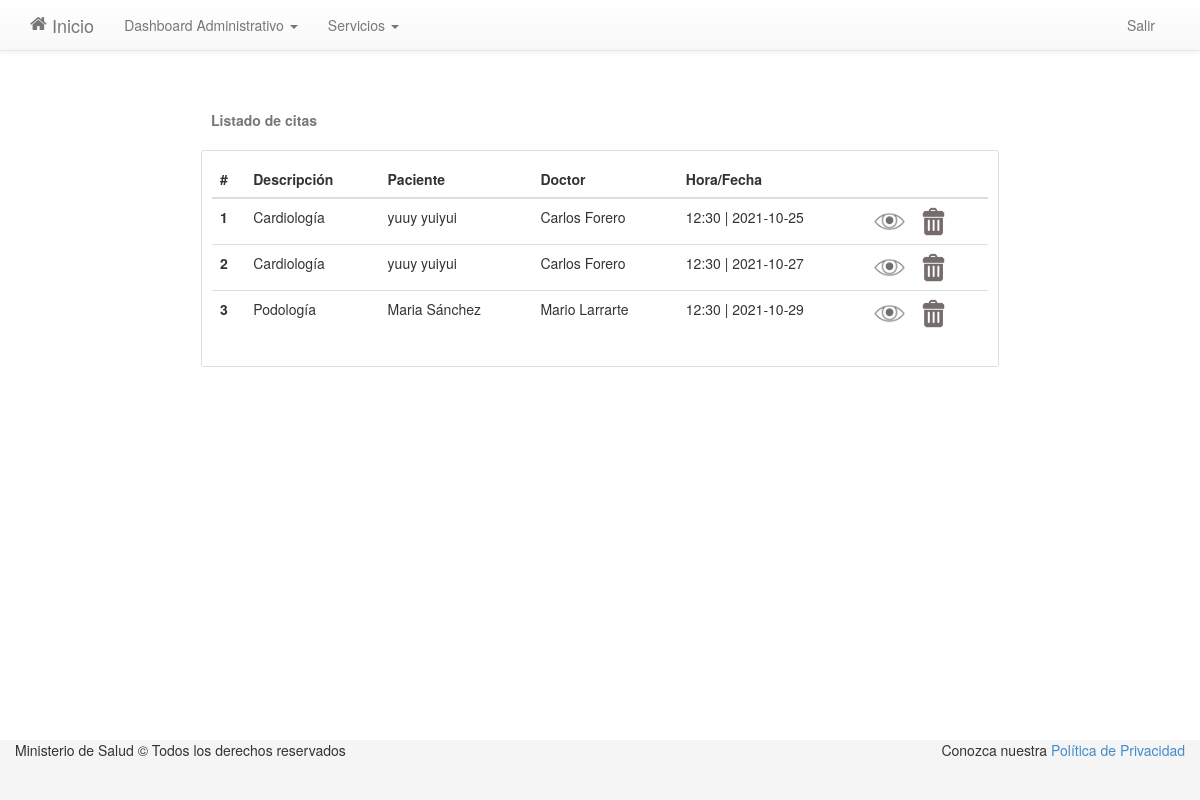
/lista/ (signed in), run on the app's committed database.
### tables this page shows
CREATE TABLE Cita (id INTEGER PRIMARY KEY AUTOINCREMENT UNIQUE NOT NULL, idpaciente INT NOT NULL REFERENCES Paciente (idpaciente), especialidad VARCHAR REFERENCES Especialidades (especialidad), idmedico INTEGER NOT NULL REFERENCES Médico (idmedico), horario VARCHAR (5) NOT NULL REFERENCES Horario (horario), fecha DATE NOT NULL, comentarios VARCHAR (200), valoracion REFERENCES Valoraciones (id));

### app.py (the view, shortened to what this page needs)
@app.route('/lista/', methods=['GET', 'POST'])
def lista():
    if session:
        if request.method == 'GET':
            if session["rol"] == '3':
                datos = []
                sqlcita = f"SELECT idpaciente, especialidad, idmedico, horario, fecha, comentarios, valoracion, id FROM Cita"
                rescita = seleccion(sqlcita)
                i = 0
                while i < len(rescita):
                    sqlmed = f"SELECT nombres, apellidos FROM Médico WHERE idmedico = '{rescita[i][2]}'"
                    sqlpac = f"SELECT nombres, apellidos FROM Paciente WHERE idpaciente = '{rescita[i][0]}'"
                    resmed = seleccion(sqlmed)
                    respac = seleccion(sqlpac)
                    temp = {
                        "index": i+1,
                        "descrip": rescita[i][1],
                        "paciente": str(respac[0][0])+" "+str(respac[0][1]),
                        "idp": rescita[i][0],
                        "id": rescita[i][7],
                        "doctor": str(resmed[0][0])+" "+str(resmed[0][1]),
                        "idd": rescita[i][2],
                        "fecha": str(rescita[i][3])+" | "+str(rescita[i][4]),
                        "comentario": rescita[i][5],
                        "valoracion": rescita[i][6]
                    }
                    datos.append(temp)
                    i += 1
                return render_template('pages/lista.html', data=datos)
    else:
        return render_template('pages/invalid.html')

### db.py (called while the page is built)
def seleccion(sql) -> list:
    try:
        with sqlite3.connect(URL_DB) as con:
            cur = con.cursor()
            res = cur.execute(sql).fetchall()
    except Exception:
        res = None
    return res

### templates/pages/lista.html (shortened to what this page needs)
{% extends 'layouts/main.html' %}  {% block content %}
<br />
<br />
<div id="tabla" style="width: 70%; margin: auto">
  <div style="color: #777; padding: 1rem">
    <p><strong>Listado de citas</strong></p>
  </div>
  <div
    class="table-responsive"
    style="
      background-clip: border-box;
      border: 1px solid rgba(0, 0, 0, 0.125);
      border-radius: 0.25rem;
      padding: 1rem;
    "
  >
    <table class="table">
      <thead>
        <tr>
          <th scope="col">#</th>
          <th scope="col">Descripción</th>
          <th scope="col">Paciente</th>
          <th scope="col">Doctor</th>
          <th scope="col">Hora/Fecha</th>
          <th></th>
        </tr>
      </thead>
      <tbody>
        {% for item in data %}
        <tr>
          <th scope="row">{{item.index}}</th>
          <td>{{item.descrip}}</td>
          <td>{{item.paciente}}</td>
          <td>{{item.doctor}}</td>
          <td>{{item.fecha}}</td>
          <td>
            <img
              id="view{{index}}"
              onclick="view({{item.id}})"
              src="/static/img/view.png"
              alt=""
              style="width: 33px; margin-right: 12px; cursor: pointer"
            />
            <img
              id="delete{{index}}"
              onclick="deleteBtn({{item.id}})"
              src="/static/img/deleted-logo.png"
              alt=""
              style="width: 23px; cursor: pointer"
            />
          </td>
        </tr>
        {% endfor %}
      </tbody>
    </table>
  </div>
</div>
{% endblock %}

### templates/layouts/main.html (shortened to what this page needs)
<!doctype html>
<head>
<link type="text/css" rel="stylesheet" href="/static/css/font-awesome-4.1.0.min.css" />
<link type="text/css" rel="stylesheet" href="/static/css/bootstrap-3.1.1.min.css">
<link type="text/css" rel="stylesheet" href="/static/css/bootstrap-theme-3.1.1.min.css" />
<link type="text/css" rel="stylesheet" href="/static/css/layout.main.css" />
<link type="text/css" rel="stylesheet" href="/static/css/main.css" />
<link type="text/css" rel="stylesheet" href="/static/css/main.responsive.css" />
<link type="text/css" rel="stylesheet" href="/static/css/main.quickfix.css" />
</head>
{% if session.rol == '1'%}
<body onload="mk_table()">
{% else %}
<body>
{% endif%}
  <div id="wrap">
    <div class="navbar navbar-default navbar-fixed-top">
      <div class="container">
        <div class="navbar-header">
          <a class="navbar-brand" href="{{ url_for('home') }}" title="Back to homepage">
            <i class="fa fa-home pull-left"></i>
            Inicio
          </a>
        </div>
        <div class="collapse navbar-collapse">
          {% if session.rol == '3' %}
          <ul class="nav navbar-nav">
            <li class="dropdown">
              <a class="dropdown-toggle" data-toggle="dropdown">Dashboard Administrativo <b class="caret"></b></a>
            </li>
            <li class="dropdown">
              <a class="dropdown-toggle" data-toggle="dropdown">Servicios <b class="caret"></b></a>
            </li>
          </ul>
          {% endif %}
          {% if 'usr' in session %}
          <ul class="nav navbar-nav pull-right">
            <li><a href="{{ url_for('logout') }}">Salir</a></li>
          </ul>
          {% endif %}
        </div>
      </div>
    </div>
    <main id="content" role="main" class="container">
      {% block content %}{% endblock %}
    </main>
  </div>
  <div id="footer">
    <div class="collapse navbar-collapse">
      <div class="nav navbar-nav">
                <p >Ministerio de Salud &copy; Todos los derechos reservados</p></div>
        {% block footer %}
        <div class="nav navbar-nav pull-right">
        <p {% if request.endpoint == 'privacy' %} class="active" {% endif %}>Conozca nuestra <a href="{{ url_for('privacy') }}">Política de Privacidad</a></p></div>{% endblock %}
      </div>
    </div>
</body>
</html>

### static/css/layout.main.css (style rules this page uses)
html, body { height: 100%; }
#wrap { min-height: 100%; height: auto !important; height: 100%; margin: 0 auto -60px; padding: 0 0 60px; }
#footer { height: 60px; background-color: #f5f5f5; }
#wrap > .container { padding: 60px 15px 0; }

### static/css/main.css (style rules this page uses)
a { cursor: pointer; }

### data on the page
Cita: index "1", descrip "Cardiología", paciente "yuuy yuiyui", doctor "Carlos Forero", fecha "12:30 | 2021-10-25"
Cita: index "2", descrip "Cardiología", paciente "yuuy yuiyui", doctor "Carlos Forero", fecha "12:30 | 2021-10-27"
Cita: index "3", descrip "Podología", paciente "Maria Sánchez", doctor "Mario Larrarte", fecha "12:30 | 2021-10-29"
